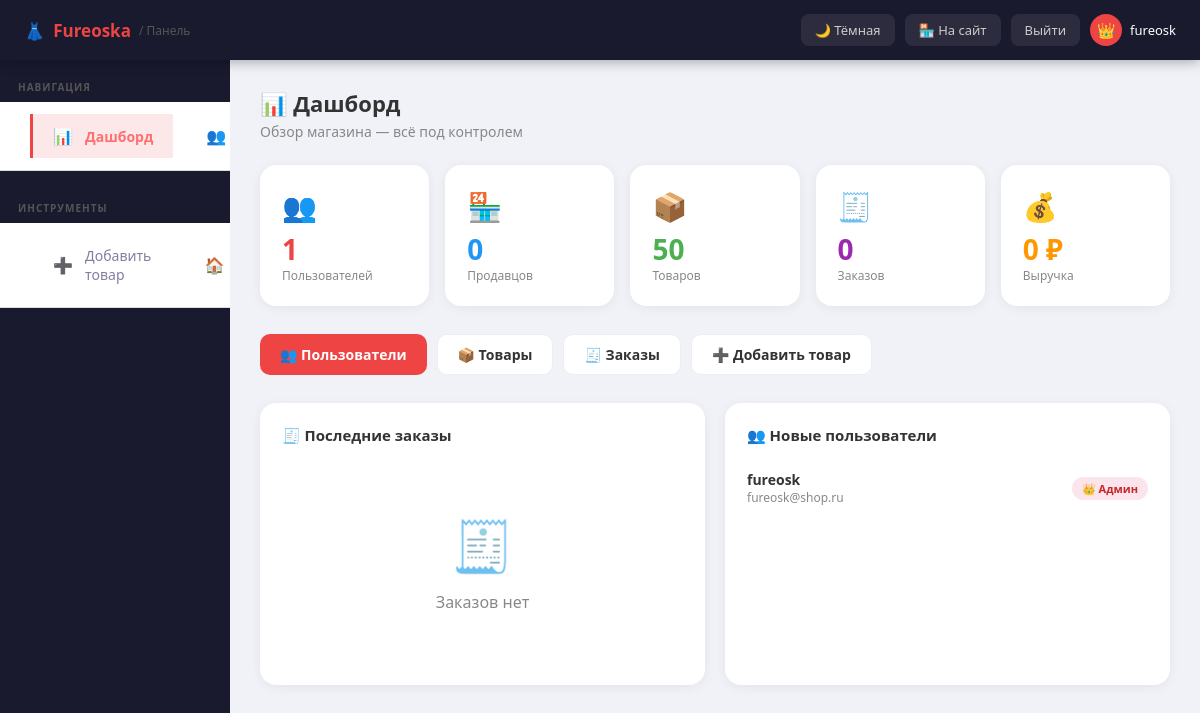
The page /admin (signed in) on the database its author committed.
### tables this page shows
CREATE TABLE users (
            id INTEGER PRIMARY KEY AUTOINCREMENT,
            username TEXT UNIQUE NOT NULL,
            email TEXT UNIQUE NOT NULL,
            password TEXT NOT NULL,
            role TEXT NOT NULL DEFAULT 'buyer',
            shop_name TEXT, shop_desc TEXT, avatar TEXT,
            created_at TEXT DEFAULT CURRENT_TIMESTAMP);

### app.py (the view)
@app.route("/admin")
def admin_dashboard():
    if not admin_required(): flash("Доступ запрещён","error"); return redirect(url_for("home"))
    conn = get_db()
    stats = get_admin_stats(conn)
    recent_orders = conn.execute("""SELECT o.*,u.username as buyer_username FROM orders o
        LEFT JOIN users u ON o.buyer_id=u.id ORDER BY o.created_at DESC LIMIT 5""").fetchall()
    recent_users = conn.execute("SELECT * FROM users ORDER BY created_at DESC LIMIT 5").fetchall()
    conn.close()
    return render_template("admin.html",section="dashboard",stats=stats,
        recent_orders=recent_orders,recent_users=recent_users,dark=get_dark(),user=current_user())

### app.py (called while the page is built)
def get_db():
    conn = sqlite3.connect(DB)
    conn.row_factory = sqlite3.Row
    return conn

def current_user():
    uid = session.get("user_id")
    if not uid: return None
    conn = get_db()
    user = conn.execute("SELECT * FROM users WHERE id=?",(uid,)).fetchone()
    conn.close()
    return user

def get_dark():
    return session.get("dark",False)

def admin_required():
    user = current_user()
    return user and user["role"] == "admin"

def get_admin_stats(conn):
    return {
        "users":    conn.execute("SELECT COUNT(*) FROM users").fetchone()[0],
        "sellers":  conn.execute("SELECT COUNT(*) FROM users WHERE role='seller'").fetchone()[0],
        "buyers":   conn.execute("SELECT COUNT(*) FROM users WHERE role='buyer'").fetchone()[0],
        "products": conn.execute("SELECT COUNT(*) FROM products").fetchone()[0],
        "orders":   conn.execute("SELECT COUNT(*) FROM orders").fetchone()[0],
        "revenue":  conn.execute("SELECT COALESCE(SUM(total),0) FROM orders").fetchone()[0],
    }

### templates/admin.html (shortened to what this page needs)
<!DOCTYPE html>
<html>
<head>
    <link rel="stylesheet" href="/static/style.css">
</head>
<body class="{{ 'dark' if dark else '' }}">
<div class="admin-topbar">
    <a href="/" class="logo">👗 <span class="acc">Fureoska</span> <span style="color:#555;font-size:12px;font-weight:400;">/ Панель</span></a>
    <div class="topbar-right">
        <a href="/toggle-theme">{{ '☀️ Светлая' if dark else '🌙 Тёмная' }}</a>
        <a href="/">🏪 На сайт</a>
        <a href="/logout">Выйти</a>
        <div class="topbar-user"><div class="topbar-avatar">👑</div><span>fureosk</span></div>
    </div>
</div>
<div class="admin-wrap">
    <aside class="admin-sidebar" id="adminSidebar">
        <div class="sidebar-section">Навигация</div>
        <nav class="admin-nav">
            <a href="/admin" class="{{ 'active' if section=='dashboard' else '' }}"><span class="nav-icon">📊</span>Дашборд</a>
            <a href="/admin/users" class="{{ 'active' if section=='users' else '' }}"><span class="nav-icon">👥</span>Пользователи<span class="nav-badge">{{ stats.users }}</span></a>
        </nav>
        <div class="sidebar-section" style="margin-top:10px;">Инструменты</div>
        <nav class="admin-nav">
            <a href="/add"><span class="nav-icon">➕</span>Добавить товар</a>
            <a href="/"><span class="nav-icon">🏠</span>Главная</a>
        </nav>
    </aside>
    <main class="admin-main">
    {% if section=='dashboard' %}
    <div class="page-hdr"><h1>📊 Дашборд</h1><p>Обзор магазина — всё под контролем</p></div>
    <div class="stat-grid">
        <div class="stat-box s-red"><div class="stat-icon">👥</div><div class="stat-val">{{ stats.users }}</div><div class="stat-lbl">Пользователей</div></div>
        <div class="stat-box s-blue"><div class="stat-icon">🏪</div><div class="stat-val">{{ stats.sellers }}</div><div class="stat-lbl">Продавцов</div></div>
        <div class="stat-box s-green"><div class="stat-icon">📦</div><div class="stat-val">{{ stats.products }}</div><div class="stat-lbl">Товаров</div></div>
        <div class="stat-box s-purple"><div class="stat-icon">🧾</div><div class="stat-val">{{ stats.orders }}</div><div class="stat-lbl">Заказов</div></div>
        <div class="stat-box s-orange"><div class="stat-icon">💰</div><div class="stat-val">{{ "{:,}".format(stats.revenue).replace(",", " ") }} ₽</div><div class="stat-lbl">Выручка</div></div>
    </div>
    <div class="qactions">
        <a href="/admin/users" class="qbtn pr">👥 Пользователи</a>
        <a href="/admin/products" class="qbtn sc">📦 Товары</a>
        <a href="/admin/orders" class="qbtn sc">🧾 Заказы</a>
        <a href="/add" class="qbtn sc">➕ Добавить товар</a>
    </div>
    <div class="dash-grid">
        <div class="dcard">
            <h3>🧾 Последние заказы</h3>
            {% if recent_orders %}<ul class="mlist">
            {% for o in recent_orders %}<li><div><div class="ml-name">#{{ o.id }} — {{ o.buyer_name }}</div><div class="ml-sub">{{ o.created_at[:10] }}</div></div><div style="text-align:right"><div class="ml-val">{{ o.total }} ₽</div><span class="sbadge s-new">{{ o.status }}</span></div></li>{% endfor %}
            </ul>{% else %}<div class="empty-s"><div class="ei">🧾</div><p>Заказов нет</p></div>{% endif %}
        </div>
        <div class="dcard">
            <h3>👥 Новые пользователи</h3>
            {% if recent_users %}<ul class="mlist">
            {% for u in recent_users %}<li><div><div class="ml-name">{{ u.username }}</div><div class="ml-sub">{{ u.email }}</div></div><span class="br br-{{ u.role }}">{% if u.role=='admin' %}👑{% elif u.role=='seller' %}🏪{% else %}🛍️{% endif %} {{ 'Админ' if u.role=='admin' else 'Продавец' if u.role=='seller' else 'Покупатель' }}</span></li>{% endfor %}
            </ul>{% else %}<div class="empty-s"><div class="ei">👥</div><p>Нет данных</p></div>{% endif %}
        </div>
    </div>
    {% endif %}
    </main>
</div>
</body>
</html>

### static/style.css (style rules this page uses)
* { box-sizing: border-box; margin: 0; padding: 0; }
body { font-family: Arial, sans-serif; background: #f5f5f5; color: #333; transition: background 0.3s, color 0.3s; }
nav { background: white; padding: 12px 30px; border-bottom: 1px solid #ddd; display: flex; gap: 10px; }

### templates/admin.html (style rules this page uses)
:root { --abg:#f0f2f8; --acard:#fff; --atext:#333; --amuted:#888; --aborder:#eee; --ahover:#f9f9f9; }
body { margin:0; font-family:'Segoe UI',Arial,sans-serif; background:var(--abg); color:var(--atext); }
.admin-topbar { position:fixed; top:0; left:0; right:0; z-index:100; height:60px; background:#1a1a2e; display:flex; align-items:center; justify-content:space-between; padding:0 24px; box-shadow:0 2px 12px rgba(0,0,0,.3); }
.admin-topbar .logo { display:flex; align-items:center; gap:8px; color:white; font-size:17px; font-weight:bold; text-decoration:none; }
.admin-topbar .logo .acc { color:#e44; }
.topbar-right { display:flex; align-items:center; gap:10px; }
.topbar-right a { color:#ccc; text-decoration:none; font-size:13px; padding:7px 14px; border-radius:8px; background:rgba(255,255,255,.08); transition:all .2s; }
.topbar-user { display:flex; align-items:center; gap:8px; color:white; font-size:13px; }
.topbar-avatar { width:32px; height:32px; border-radius:50%; background:#e44; display:flex; align-items:center; justify-content:center; font-size:15px; }
.admin-wrap { display:flex; min-height:100vh; padding-top:60px; }
.admin-sidebar { width:230px; flex-shrink:0; background:#1a1a2e; position:fixed; top:60px; left:0; bottom:0; overflow-y:auto; z-index:50; }
.sidebar-section { padding:20px 18px 8px; font-size:10px; text-transform:uppercase; letter-spacing:.1em; color:#555; font-weight:700; }
.admin-nav a { display:flex; align-items:center; gap:12px; padding:11px 20px; color:#8080a0; text-decoration:none; font-size:14px; transition:all .2s; border-left:3px solid transparent; }
.admin-nav a.active { background:rgba(228,68,68,.12); color:#ff7070; border-left-color:#e44; font-weight:600; }
.nav-icon { font-size:16px; width:20px; text-align:center; flex-shrink:0; }
.admin-main { flex:1; margin-left:230px; padding:28px 30px 50px; min-width:0; }
.page-hdr { margin-bottom:24px; }
.page-hdr h1 { font-size:22px; font-weight:800; margin:0 0 4px; }
.page-hdr p { color:var(--amuted); font-size:14px; margin:0; }
.stat-grid { display:grid; grid-template-columns:repeat(auto-fit,minmax(165px,1fr)); gap:16px; margin-bottom:28px; }
.stat-box { background:var(--acard); border-radius:16px; padding:22px; box-shadow:0 2px 12px rgba(0,0,0,.06); position:relative; overflow:hidden; transition:transform .2s,box-shadow .2s; cursor:default; }
.stat-icon { font-size:28px; margin-bottom:10px; }
.stat-val { font-size:28px; font-weight:800; line-height:1; margin-bottom:4px; }
.stat-lbl { font-size:12px; color:var(--amuted); }
.s-red .stat-val { color:#e44; }
.s-blue .stat-val { color:#2196f3; }
.s-green .stat-val { color:#4caf50; }
.s-purple .stat-val { color:#9c27b0; }
.s-orange .stat-val { color:#ff9800; }
.qactions { display:flex; gap:10px; flex-wrap:wrap; margin-bottom:28px; }
.qbtn { display:inline-flex; align-items:center; gap:8px; padding:10px 20px; border-radius:10px; text-decoration:none; font-size:14px; font-weight:600; transition:all .2s; }
.qbtn.pr { background:#e44; color:white; }
.qbtn.sc { background:var(--acard); color:var(--atext); border:1.5px solid var(--aborder); }
.br { padding:4px 10px; border-radius:20px; font-size:11px; font-weight:700; }
.br-admin { background:#fce4ec; color:#c62828; }
.dash-grid { display:grid; grid-template-columns:1fr 1fr; gap:20px; }
.dcard { background:var(--acard); border-radius:16px; padding:22px; box-shadow:0 2px 12px rgba(0,0,0,.06); }
.dcard h3 { font-size:15px; font-weight:700; margin:0 0 16px; }
.mlist { list-style:none; margin:0; padding:0; }
.mlist li { display:flex; justify-content:space-between; align-items:center; padding:9px 0; border-bottom:1px solid var(--aborder); font-size:14px; }
.mlist li:last-child { border-bottom:none; }
.ml-name { font-weight:600; }
.ml-sub { color:var(--amuted); font-size:12px; }
.empty-s { text-align:center; padding:50px 20px; color:var(--amuted); }
.empty-s .ei { font-size:50px; margin-bottom:12px; }

### rows shown on the page
users: username "fureosk", email "fureosk@shop.ru", role "Админ"

### other values the page prints
{{ '☀️ Светлая' if dark else '🌙 Тёмная' }} "🌙 Тёмная"
{{ stats.users }} "1"
{{ stats.sellers }} "0"
{{ stats.products }} "50"
{{ stats.orders }} "0"
{{ "{:,}".format(stats.revenue).replace(",", " ") }} "0"
